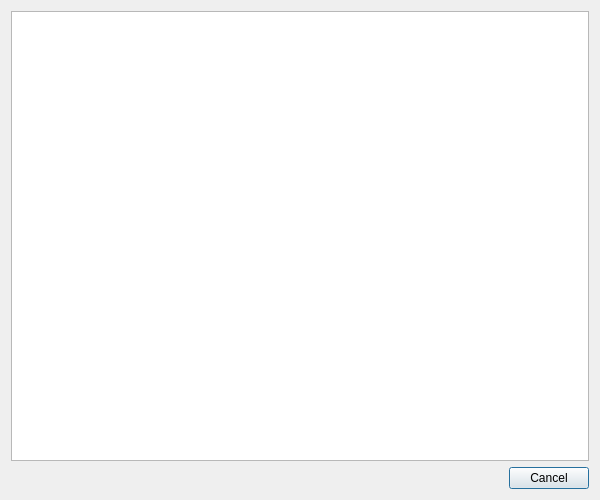
<?xml version="1.0" encoding="UTF-8"?>
<ui version="4.0">
 <class>PropertyBrickBrowser</class>
 <widget class="QDialog" name="PropertyBrickBrowser">
  <property name="geometry">
   <rect>
    <x>0</x>
    <y>0</y>
    <width>600</width>
    <height>500</height>
   </rect>
  </property>
  <property name="windowTitle">
   <string>Property Brick Browser</string>
  </property>
  <property name="modal">
   <bool>true</bool>
  </property>
  <layout class="QVBoxLayout" name="mainLayout">
   <item>
    <widget class="QListWidget" name="brick_list"/>
   </item>
   <item>
    <layout class="QHBoxLayout" name="buttonLayout">
     <item>
      <spacer name="buttonSpacer">
       <property name="orientation">
        <enum>Qt::Horizontal</enum>
       </property>
       <property name="sizeHint" stdset="0">
        <size>
         <width>40</width>
         <height>20</height>
        </size>
       </property>
      </spacer>
     </item>
     <item>
      <widget class="QPushButton" name="cancelButton">
       <property name="text">
        <string>Cancel</string>
       </property>
      </widget>
     </item>
    </layout>
   </item>
  </layout>
 </widget>
 <resources/>
 <connections/>
</ui>
